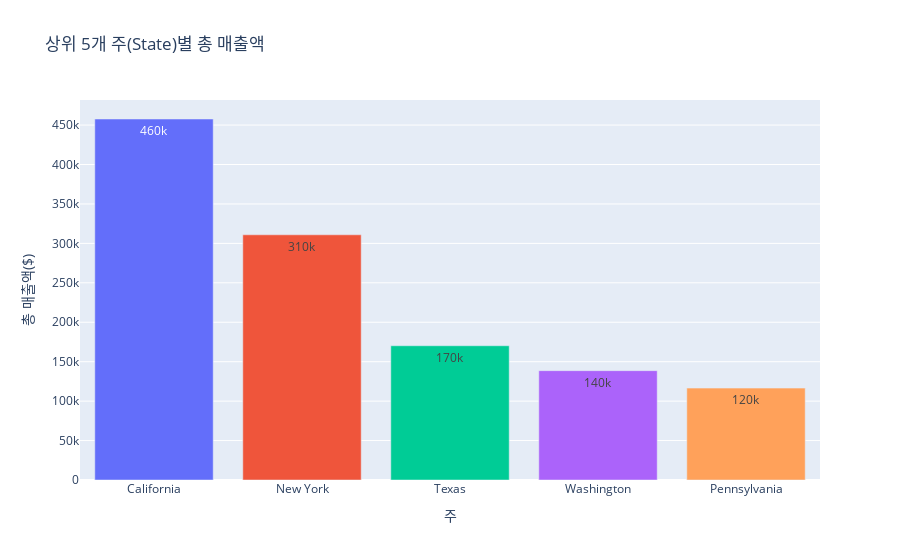

The code cell stored with this chart in its notebook:
### Code cell
# 바 차트로 시각화
fig = px.bar(top5_states, 
             x='State', 
             y='Sales',
             title='상위 5개 주(State)별 총 매출액',
             labels={'State': '주', 'Sales': '총 매출액($)'},
             color='State',
             text_auto='.2s')
fig.update_layout(showlegend=False)
fig.show()

### Figure 1 — Plotly figure (JSON) as saved in the notebook; plotly's stock layout.template omitted (floating-point values rounded to 4 significant figures)
{"data": [{"hovertemplate": "주=%{x}<br>총 매출액($)=%{y}<extra></extra>", "legendgroup": "California", "marker": {"color": "#636efa", "pattern": {"shape": ""}}, "name": "California", "orientation": "v", "showlegend": true, "textposition": "auto", "texttemplate": "%{y:.2s}", "type": "bar", "x": ["California"], "xaxis": "x", "y": [457700.0], "yaxis": "y"}, {"hovertemplate": "주=%{x}<br>총 매출액($)=%{y}<extra></extra>", "legendgroup": "New York", "marker": {"color": "#EF553B", "pattern": {"shape": ""}}, "name": "New York", "orientation": "v", "showlegend": true, "textposition": "auto", "texttemplate": "%{y:.2s}", "type": "bar", "x": ["New York"], "xaxis": "x", "y": [310900.0], "yaxis": "y"}, {"hovertemplate": "주=%{x}<br>총 매출액($)=%{y}<extra></extra>", "legendgroup": "Texas", "marker": {"color": "#00cc96", "pattern": {"shape": ""}}, "name": "Texas", "orientation": "v", "showlegend": true, "textposition": "auto", "texttemplate": "%{y:.2s}", "type": "bar", "x": ["Texas"], "xaxis": "x", "y": [170200.0], "yaxis": "y"}, {"hovertemplate": "주=%{x}<br>총 매출액($)=%{y}<extra></extra>", "legendgroup": "Washington", "marker": {"color": "#ab63fa", "pattern": {"shape": ""}}, "name": "Washington", "orientation": "v", "showlegend": true, "textposition": "auto", "texttemplate": "%{y:.2s}", "type": "bar", "x": ["Washington"], "xaxis": "x", "y": [138600.0], "yaxis": "y"}, {"hovertemplate": "주=%{x}<br>총 매출액($)=%{y}<extra></extra>", "legendgroup": "Pennsylvania", "marker": {"color": "#FFA15A", "pattern": {"shape": ""}}, "name": "Pennsylvania", "orientation": "v", "showlegend": true, "textposition": "auto", "texttemplate": "%{y:.2s}", "type": "bar", "x": ["Pennsylvania"], "xaxis": "x", "y": [116500.0], "yaxis": "y"}], "layout": {"barmode": "relative", "legend": {"title": {"text": "주"}, "tracegroupgap": 0}, "showlegend": false, "title": {"text": "상위 5개 주(State)별 총 매출액"}, "xaxis": {"anchor": "y", "categoryarray": ["California", "New York", "Texas", "Washington", "Pennsylvania"], "categoryorder": "array", "domain": [0, 1], "title": {"text": "주"}}, "yaxis": {"anchor": "x", "domain": [0, 1], "title": {"text": "총 매출액($)"}}}}
